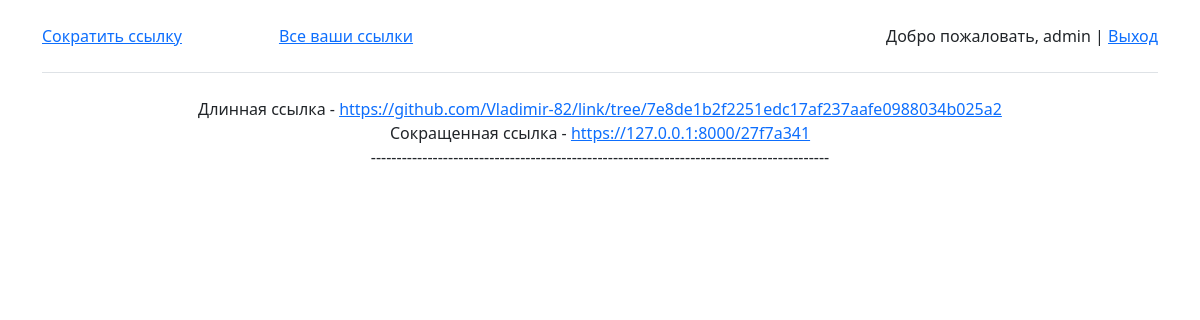
Page /show/ (signed in) on the committed database.
### app/models.py (models this page shows, shortened)
class Link(models.Model):
    author = models.ForeignKey(User, on_delete=models.CASCADE, null=True)
    link = models.URLField(max_length=1000)
    short_link = models.URLField(max_length=1000)

### app/views.py (the view)
# urls.py: path('show/', show, name='show'),
def show(request):
    current_user = request.user.id
    links = Link.objects.filter(author=current_user)
    if request.user.is_authenticated:
        return render(request, 'app/show.html', {"links": links})
    else:
        return render(request, 'app/show.html', {'message': message()})

### app/templates/app/show.html (shortened to what this page needs)
{% extends "app/basic.html" %}
{% block content %}
{% if message %}
    <b>{{ message }}</b>
{% else %}
{% for link in links %}
    Длинная ссылка - <a href="{{ link.link }}"> {{ link.link }} </a><br>
    Сокращенная ссылка - <a href="{{ link.link }}"> {{ link.short_link }} </a>
    <p> ----------------------------------------------------------------------------------------- </p>
{% endfor %}
{% endif %}
{% endblock %}

### app/templates/app/basic.html (shortened to what this page needs)
<!DOCTYPE html>
<html lang="en">
<head>
    <link href="https://cdn.jsdelivr.net/npm/bootstrap@5.0.2/dist/css/bootstrap.min.css" rel="stylesheet">
</head>
<body>
<div class="container">
    <header class="d-flex flex-wrap align-items-center justify-content-center justify-content-md-between py-3 mb-4 border-bottom">
    <a href="{% url 'create' %}">Сократить ссылку</a>
    <a href="{% url 'show' %}">Все ваши ссылки</a>
      <a href="/" class="d-flex align-items-center col-md-3 mb-2 mb-md-0 text-dark text-decoration-none">
        <svg class="bi me-2" width="40" height="32" role="img" aria-label="Bootstrap"><use xlink:href="#bootstrap"></use></svg>
      </a>
        <span class="navbar-text">
            {% if request.user.is_authenticated %}
            Добро пожаловать, {{ user.username }} | <a href="{% url 'logout' %}">Выход</a>
            {% else %}
            <a href="{% url 'register' %}">Register</a> | <a href="{% url 'login' %}">Login</a>
            {% endif %}
        </span>
    </header>
</div>
<div class="container themed-container text-center">
    {% block content %}
    {% endblock %}
</div>
</body>
</html>

### rows in the picture
Link: link "https://github.com/Vladimir-82/link/tree/7e8de1b2f2251edc17af237aafe0988034b025a2", short_link "https://127.0.0.1:8000/27f7a341"

### other values in the picture
{{ user.username }} "admin"
